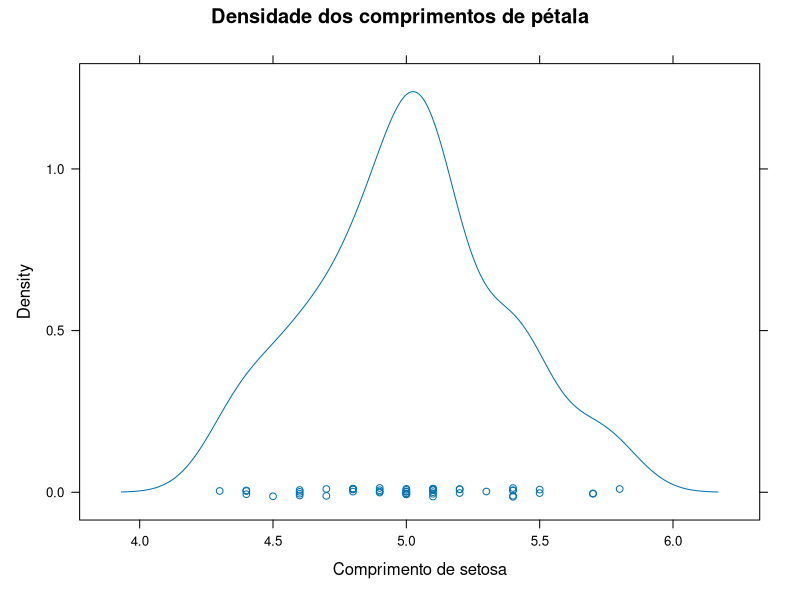
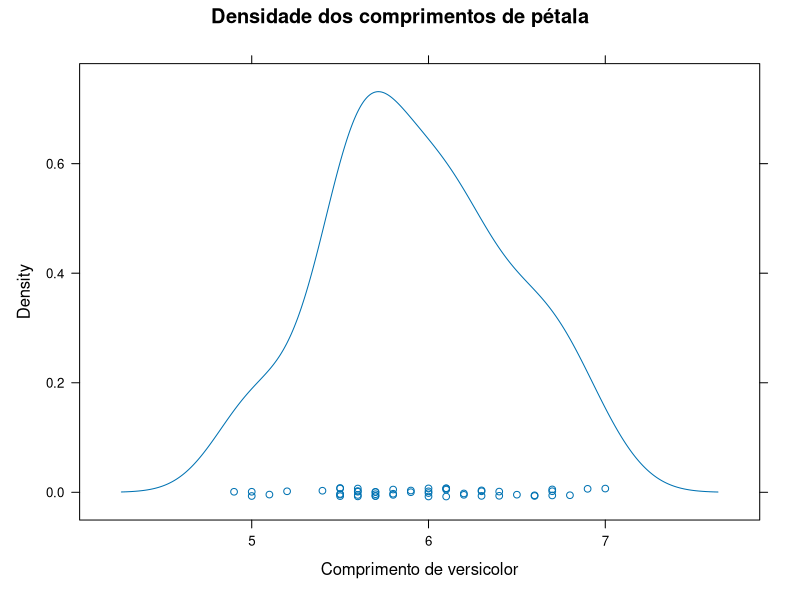
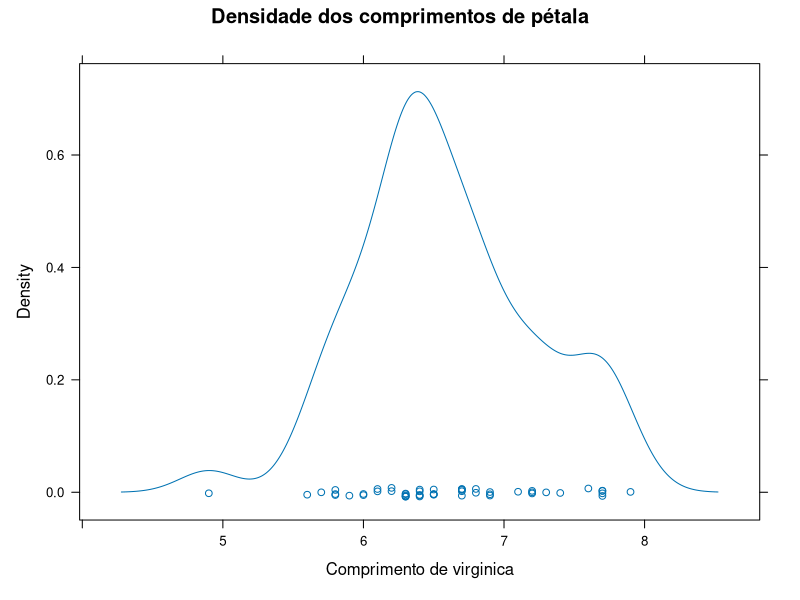

The R source for these figures, in order:
# 1
## a)
especies = split(iris, 'Species')
#comprimento = iris$Sepal.Length

## b)
dataframe_b = data.frame()

nomes_colunas = names(iris)
vetor_especies = unique(iris$Species)
for (i in vetor_especies) {
	subset_especie = subset(iris, Species == i)
	string = c('Resumo - comprimento - ', i,':', '\n')
	dataframe_b = rbind(string)
	cat(string)
	comprimentos = summary(subset_especie$Sepal.Length)
	dataframe_b = rbind(comprimentos)
	print(comprimentos)
	string = c('Resumo - largura - ', i,':', '\n')
	dataframe_b = rbind(string)
	cat(string)
	larguras = summary(subset_especie$Sepal.Width)
	dataframe_b = rbind(larguras)
	print(larguras)
}

## c)
iris_ordem = iris[order(iris$Species, iris$Sepal.Length, decreasing = TRUE), ]

## d)
dataframe_d = data.frame()

nomes_colunas = names(iris)
vetor_especies = unique(iris$Species)
especie_maior_comprimento = ''
comprimento = 0
for (i in vetor_especies) {
	subset_especie = subset(iris, Species == i)
	maior_comprimento = max(subset_especie$Sepal.Length)
	string = c('Maior comprimento para ', i, ':', maior_comprimento, '\n')
	dataframe_d = rbind(dataframe_d, string)
	cat(string)
	if (maior_comprimento > comprimento) {
		comprimento = maior_comprimento
		especie_maior_comprimento = i
	}
}
string = c('Espécie com maior comprimento', especie_maior_comprimento, '\n')
cat(string)

## e)
resposta_a = write.table(especies, file='respostas.txt', append=TRUE, row.names=FALSE, col.names=FALSE)
resposta_c = write.table(dataframe_b, file='respostas.txt', append=TRUE, row.names=FALSE, col.names=FALSE)
resposta_c = write.table(iris_ordem, file='respostas.txt', append=TRUE, row.names=FALSE, col.names=FALSE)
resposta_d = write.table(dataframe_d, file='respostas.txt', append=TRUE, row.names=FALSE, col.names=FALSE)


# 2
library(lattice)
## a)
# 2
library(lattice)
## a)
nomes_colunas = names(iris)
vetor_especies = unique(iris$Species)
for (i in vetor_especies) {
	subset_especie = subset(iris, Species == i)
	print(densityplot(subset_especie$Sepal.Length, xlab=paste("Comprimento de",i), main="Densidade dos comprimentos de pétala"))
}
